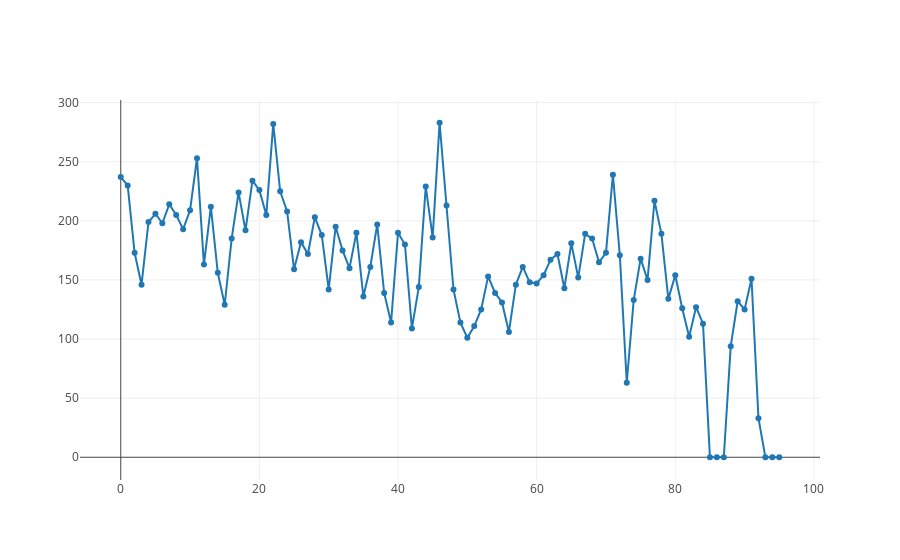

The code cell stored with this chart in its notebook:
### Code cell
console.log(time_series.sort())
openDigger.render.plotly([
        {y: time_series.map(d => d[2]) ,mode: 'lines+markers', name: 'activity'}
    ], );

### Figure 1 — Plotly figure (JSON) as saved in the notebook; plotly's stock layout.template omitted (floating-point values rounded to 4 significant figures)
{"data": [{"mode": "lines+markers", "name": "activity", "y": ["237", "230", "173", "146", "199", "206", "198", "214", "205", "193", "209", "253", "163", "212", "156", "129", "185", "224", "192", "234", "226", "205", "282", "225", "208", "159", "182", "172", "203", "188", "142", "195", "175", "160", "190", "136", "161", "197", "139", "114", "190", "180", "109", "144", "229", "186", "283", "213", "142", "114", "101", "111", "125", "153", "139", "131", "106", "146", "161", "148", "147", "154", "167", "172", "143", "181", "152", "189", "185", "165", "173", "239", "171", "63", "133", "168", "150", "217", "189", "134", "154", "126", "102", "127", "113", "0", "0", "0", "94", "132", "125", "151", "33", "0", "0", "0"]}], "layout": {}}
